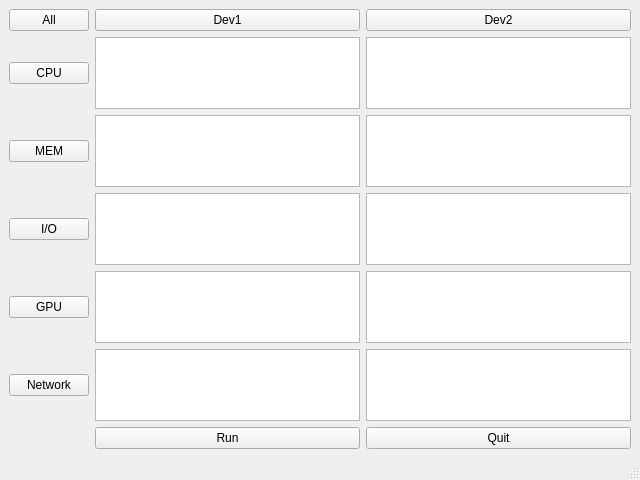
<?xml version="1.0" encoding="UTF-8"?>
<ui version="4.0">
 <class>MainWindow</class>
 <widget class="QMainWindow" name="MainWindow">
  <property name="geometry">
   <rect>
    <x>0</x>
    <y>0</y>
    <width>640</width>
    <height>480</height>
   </rect>
  </property>
  <property name="windowTitle">
   <string>MainWindow</string>
  </property>
  <widget class="QWidget" name="centralwidget">
   <layout class="QGridLayout" name="gridLayout">
    <item row="3" column="1">
     <widget class="QTextBrowser" name="dev1_io_txtbrowser"/>
    </item>
    <item row="3" column="2">
     <widget class="QTextBrowser" name="dev2_io_txtbrowser"/>
    </item>
    <item row="1" column="1">
     <widget class="QTextBrowser" name="dev1_cpu_textBrowser"/>
    </item>
    <item row="2" column="1">
     <widget class="QTextBrowser" name="dev1_mem_textBrowser"/>
    </item>
    <item row="1" column="2">
     <widget class="QTextBrowser" name="dev2_cpu_textBrowser"/>
    </item>
    <item row="2" column="2">
     <widget class="QTextBrowser" name="dev2_mem_textBrowse"/>
    </item>
    <item row="1" column="0">
     <widget class="QPushButton" name="cpu_pushButton">
      <property name="text">
       <string>CPU</string>
      </property>
     </widget>
    </item>
    <item row="5" column="1">
     <widget class="QTextBrowser" name="dev1_network_textBrowser"/>
    </item>
    <item row="4" column="2">
     <widget class="QTextBrowser" name="dev2_gpu_textBrowser"/>
    </item>
    <item row="4" column="1">
     <widget class="QTextBrowser" name="dev1_gpu_textBrowser"/>
    </item>
    <item row="5" column="2">
     <widget class="QTextBrowser" name="dev2_network_textBrowser"/>
    </item>
    <item row="2" column="0">
     <widget class="QPushButton" name="mem_pushButton">
      <property name="text">
       <string>MEM</string>
      </property>
     </widget>
    </item>
    <item row="4" column="0">
     <widget class="QPushButton" name="gpu_pushButton">
      <property name="text">
       <string>GPU</string>
      </property>
     </widget>
    </item>
    <item row="3" column="0">
     <widget class="QPushButton" name="io_pushButton">
      <property name="text">
       <string>I/O</string>
      </property>
     </widget>
    </item>
    <item row="5" column="0">
     <widget class="QPushButton" name="network_pushButton">
      <property name="text">
       <string>Network</string>
      </property>
     </widget>
    </item>
    <item row="0" column="1">
     <widget class="QPushButton" name="dev1_pushButton">
      <property name="text">
       <string>Dev1</string>
      </property>
     </widget>
    </item>
    <item row="0" column="2">
     <widget class="QPushButton" name="dev2_pushButton">
      <property name="text">
       <string>Dev2</string>
      </property>
     </widget>
    </item>
    <item row="0" column="0">
     <widget class="QPushButton" name="all_pushButton">
      <property name="text">
       <string>All</string>
      </property>
     </widget>
    </item>
    <item row="7" column="1">
     <widget class="QPushButton" name="pushButton_runScript">
      <property name="text">
       <string>Run</string>
      </property>
     </widget>
    </item>
    <item row="7" column="2">
     <widget class="QPushButton" name="pushButton_quit">
      <property name="text">
       <string>Quit</string>
      </property>
     </widget>
    </item>
   </layout>
  </widget>
  <widget class="QStatusBar" name="statusbar"/>
 </widget>
 <resources/>
 <connections/>
</ui>
